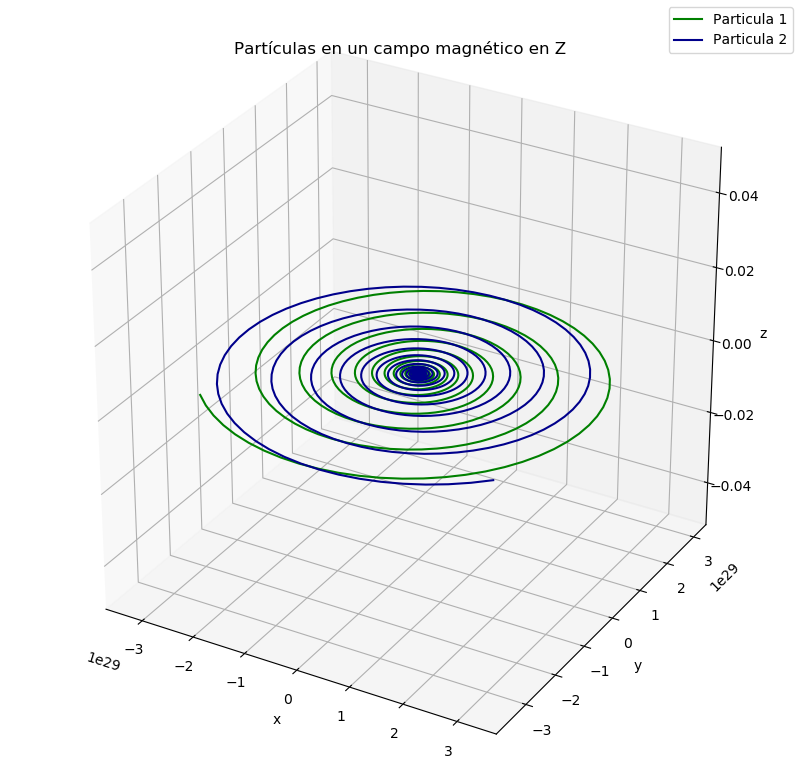

This figure's Python source:
#!/usr/bin/python

import numpy as np
import matplotlib.pyplot as plt
from mpl_toolkits.mplot3d import Axes3D
class Particula:

    #Atributos
    cargada = True

    #Instancias
    def __init__(self,x,y,z,vx,vy,vz,m,carga):

        self.X=x
        self.Y=y
        self.Z=z
        self.VX=vx
        self.VY=vy
        self.VZ=vz
        self.M=m
        self.Carga=carga
    

    def fuerza(self,Ex,Ey,Ez):

        BZ = 10
        fx = self.Carga*(Ex + self.VY*BZ)
        fy = self.Carga*(Ey - self.VX*BZ)
        fz = self.Carga*Ez

        return fx,fy,fz

        
    def Vel_evo(self,ax,ay,az,t):

        

        self.VX = self.VX + ax*t
        self.VY = self.VY + ay*t
        self.VZ = self.VZ + az*t



    def Pos_evol(self,ax,ay,az,t):

       self.X= self.X + (self.VX * t) + (0.5*ax*t*t)
       self.Y= self.Y + (self.VY * t) + (0.5*ay*t*t)
       self.Z= self.Z + (self.VZ * t) + (0.5*az*t*t)
       



Par1 = Particula(0.0,0.0,0.0,0.0,0.0,0.0,10.0,1) #condiciones iniciales P1 y P2
Par2 = Particula(1.0,0.0,0.0,0.0,0.0,0.0,10.0,-1)



x1 = []
y1 = []
z1 = []

x2 = []
y2 = []
z2 = []

for i in range(0,10000): #calculamos los campos E y las fuerzas F
    if ((Par2.X-Par1.X)**(2) + (Par2.Y-Par1.Y)**(2) + (Par2.Z-Par1.Z)**(2))==0: break

    Ex2 = (Par2.Carga*(Par1.X-Par2.X))/(4*np.pi*(8.8541e-12)*((Par1.X-Par2.X)**(2) + (Par1.Y-Par2.Y)**(2) + (Par1.Z-Par2.Z)**(2))**(3/2))
    Ey2 = (Par2.Carga*(Par1.Y-Par2.Y))/(4*np.pi*8.8541e-12*((Par1.X-Par2.X)**(2) + (Par1.Y-Par2.Y)**(2) + (Par1.Z-Par2.Z)**(2))**(3/2))
    Ez2 = (Par2.Carga*(Par1.Z-Par2.Z))/(4*np.pi*8.8541e-12*((Par1.X-Par2.X)**(2) + (Par1.Y-Par2.Y)**(2) + (Par1.Z-Par2.Z)**(2))**(3/2))
    
    Ex1 = (Par1.Carga*(-Par1.X+Par2.X))/(4*np.pi*8.8541e-12*((Par2.X-Par1.X)**(2) + (Par2.Y-Par1.Y)**(2) + (Par2.Z-Par1.Z)**(2))**(3/2))
    Ey1 = (Par1.Carga*(-Par1.Y+Par2.Y))/(4*np.pi*8.8541e-12*((Par2.X-Par1.X)**(2) + (Par2.Y-Par1.Y)**(2) + (Par2.Z-Par1.Z)**(2))**(3/2))
    Ez1 = (Par1.Carga*(-Par1.Z+Par2.Z))/(4*np.pi*8.8541e-12*((Par2.X-Par1.X)**(2) + (Par2.Y-Par1.Y)**(2) + (Par2.Z-Par1.Z)**(2))**(3/2))

    fx,fy,fz =Par1.fuerza(Ex2,Ey2,Ez2)
    fx2,fy2,fz2 =Par2.fuerza(Ex1,Ey1,Ez1)
    
    Par1.Vel_evo(fx/Par1.M,fy/Par1.M,fz/Par1.M,0.1)
    Par1.Pos_evol(fx/Par1.M,fy/Par1.M,fz/Par1.M,0.1)
    Par2.Vel_evo(fx2/Par2.M,fy2/Par2.M,fz2/Par2.M,0.1)
    Par2.Pos_evol(fx2/Par2.M,fy2/Par2.M,fz2/Par2.M,0.1)
 

    x1.append(Par1.X) #añadimos los valores a las listas vacías
    y1.append(Par1.Y)
    z1.append(Par1.Z)

    x2.append(Par2.X)
    y2.append(Par2.Y)
    z2.append(Par2.Z)
    


fig = plt.figure(figsize = (8,8))
ax = Axes3D(fig)
ax.plot(x1,y1,z1, label = "Particula 1", color = 'green')
ax.plot(x2,y2,z2, label = "Particula 2", color = 'darkblue')

ax.set_xlabel('x')
ax.set_ylabel('y')
ax.set_zlabel('z')
ax.set_title('Partículas en un campo magnético en Z')
plt.legend()
plt.show()
